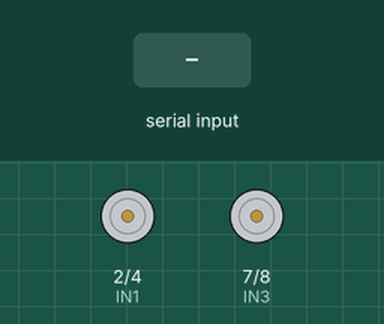
Recording of a sketch running on a simulated Arduino Uno, built with avr-gcc and run on an emulated ATmega328P. Shown: motor-driver pin pairs drawn as motors (green arrow = first pin HIGH = forward, orange = second pin HIGH = backward, longer = more drive). The inputs (shaded band) are chosen by the test bench.

Above: at 1.2 s.
1.3 s: "F" received over Serial
At 1.6 s:
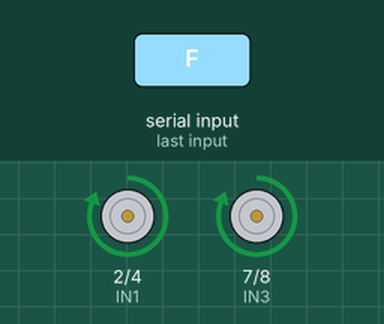
2.8 s: "B" received over Serial
At 4.0 s:
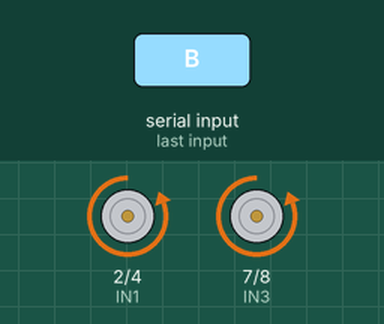
4.3 s: "L" received over Serial
At 5.1 s:
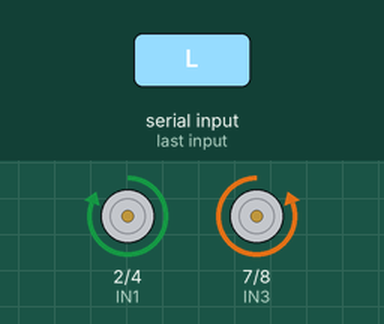
5.8 s: "R" received over Serial
At 6.3 s:
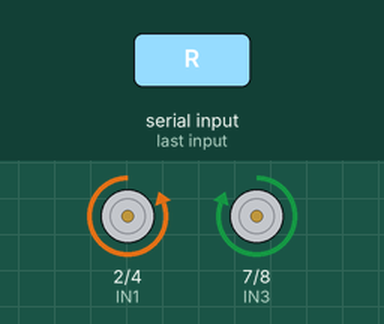
7.3 s: "S" received over Serial
At 8.6 s:
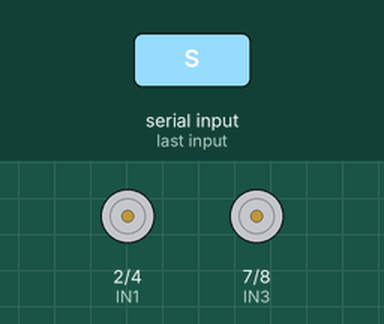
Timing chart, 0 to 9.8 s (numbered marks = the images above; inputs shaded):
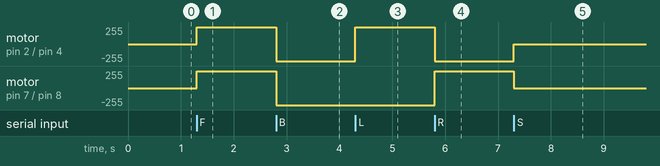

Measured:
- after the input at 1.3 s, motor on pin 2 (IN1) / pin 4 (IN2), motor on pin 7 (IN3) / pin 8 (IN4): stopped → forward 255/255 at once
- after the input at 2.8 s, motor on pin 2 (IN1) / pin 4 (IN2), motor on pin 7 (IN3) / pin 8 (IN4): forward 255/255 → backward 255/255 at once
- after the input at 4.3 s, motor on pin 2 (IN1) / pin 4 (IN2): backward 255/255 → forward 255/255 at once
- after the input at 5.8 s, motor on pin 2 (IN1) / pin 4 (IN2): forward 255/255 → backward 255/255 at once; motor on pin 7 (IN3) / pin 8 (IN4): backward 255/255 → forward 255/255 at once
- after the input at 7.3 s, motor on pin 2 (IN1) / pin 4 (IN2): backward 255/255 → stopped at once; motor on pin 7 (IN3) / pin 8 (IN4): forward 255/255 → stopped at once

The sketch:

car.ino
```cpp
int IN1 = 2 ;
int IN2 = 4 ;
int IN3 = 7 ;
int IN4 = 8 ;
char rec ;

void setup() {

Serial.begin(115200);
pinMode(IN1 , OUTPUT);
pinMode(IN2 , OUTPUT);
pinMode(IN3 , OUTPUT);
pinMode(IN4 , OUTPUT);

}

void loop() {

if (Serial.available() >0) {
  rec = Serial.read();
  if (rec == 'F') {
    digitalWrite(IN1 , HIGH);
    digitalWrite(IN2 , LOW);
    digitalWrite(IN3 , HIGH);
    digitalWrite(IN4 , LOW);
    }

  else if (rec == 'B') {
    digitalWrite(IN1 , LOW);
    digitalWrite(IN2 , HIGH);
    digitalWrite(IN3 , LOW);
    digitalWrite(IN4 , HIGH);
    }

  else if (rec == 'L') {
    digitalWrite(IN1 , HIGH);
    digitalWrite(IN2 , LOW);
    digitalWrite(IN3 , LOW);
    digitalWrite(IN4 , HIGH);
    }

  else if (rec == 'R') {
    digitalWrite(IN1 , LOW);
    digitalWrite(IN2 , HIGH);
    digitalWrite(IN3 , HIGH);
    digitalWrite(IN4 , LOW);
    }

    else if (rec == 'S') {
    digitalWrite(IN1 , LOW);
    digitalWrite(IN2 , LOW);
    digitalWrite(IN3 , LOW);
    digitalWrite(IN4 , LOW);
    }

  }
}
```
